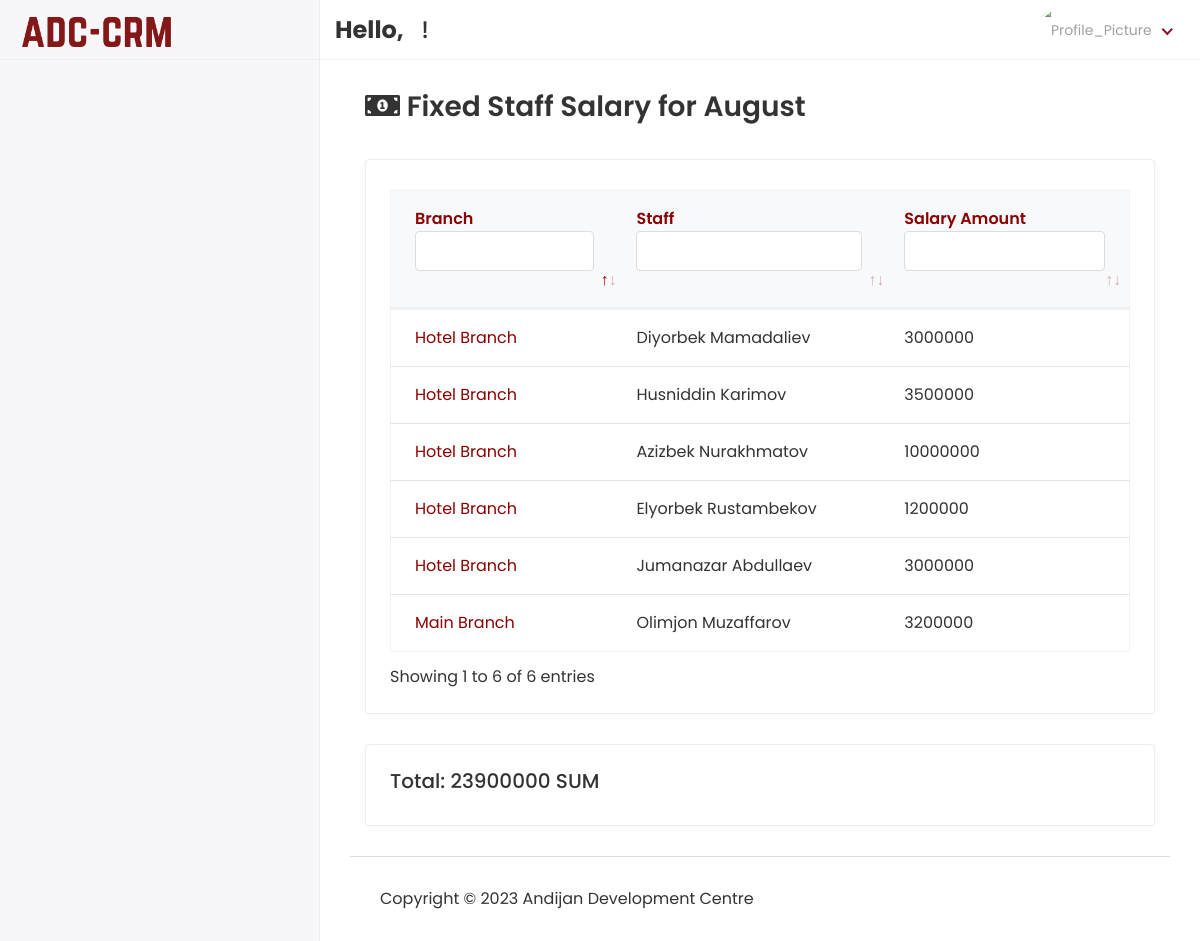
/Hod/Staff/Salary/Fixed, run on the app's committed database.
### app/models.py (models this page shows, shortened)
class Staff(models.Model):
    admin = models.OneToOneField(customUser, on_delete=models.CASCADE)
    department = models.CharField(max_length=50)
    role = models.CharField(max_length=100)
    fines = models.CharField(max_length=30, blank=True, null=True)
    bonus = models.CharField(max_length=30, blank=True, null=True)
    tax = models.CharField(max_length=30, blank=True, null=True)
    salary_type = models.CharField(max_length=30)
    branch = models.ForeignKey('Branch', on_delete=models.SET_NULL, blank=True, null=True)
    work_format = models.CharField(max_length=30)
    salary_amount = models.CharField(max_length=30)
    birth_date = models.DateTimeField(blank=True, null=True)
    status = models.CharField(max_length=20, blank=True, null=True)
    address = models.TextField(max_length=150, blank=True, null=True)
    mobile = models.CharField(max_length=20, blank=True, null=True)
    mobiletwo = models.CharField(max_length=20, blank=True, null=True)
    created_date = models.DateTimeField(auto_now_add=True)
    updated_date = models.DateTimeField(auto_now_add=True)
    class Meta:
        verbose_name_plural = "All Staff"

class Branch(models.Model):
    profile_pic = models.ImageField(upload_to='media/profile_pic', blank=True, null=True)
    name = models.CharField(max_length=100)
    address = models.CharField(max_length=255)
    phone_number = models.CharField(max_length=20)
    rooms = models.CharField(max_length=20, blank=True, null=True)
    class Meta:
        verbose_name_plural = "All Branches"

class customUser(AbstractUser):
    USER = (
        (1, 'HOD'),
        (3, 'STUDENT'),
    )
    user_type = models.CharField(choices=USER, max_length=50, default=1)
    profile_pic = models.ImageField(upload_to='media/profile_pic',blank=True, null=True)
    class Meta:
        verbose_name_plural = "All Users"

### ADC_school_project/Hod_Views.py (the view)
# urls.py: path('Hod/Staff/Salary/Fixed', Hod_Views.VIEW_FIXED_SALARY, name="view_fixed_salary"),
def VIEW_FIXED_SALARY(request):
    staff_fixed = Staff.objects.filter(salary_type="Fixed")
    current_month_name = datetime.now().strftime('%B')
    context = {
        'staff_fixed': staff_fixed,
        'current_month_name': current_month_name
    }
    return render(request, 'Hod/view_fixed_salary.html', context)

### templates/Hod/view_fixed_salary.html (shortened to what this page needs)
{% extends 'base.html' %}
{% block content %}
    <div class="content container-fluid">
               <div class="page-header">
                  <div class="row align-items-center">
                     <div class="col">
                        <h3 class="page-title"><i class="fas fa-money-bill-alt"></i> Fixed Staff Salary for {{ current_month_name }}</h3>
                     </div>
                  </div>
               </div>
               <div class="row">
                  <div class="col-sm-12">
                     <div class="card card-table">
                        <div class="card-body">
                           <div class="table-responsive table-hover">
                              <table class="data-table table" style="width: 100%; table-layout: auto;">
  <thead class="thead-light">
    <tr>
      <th style="color: darkred">Branch</th>
        <th style="color: darkred">Staff</th>
      <th style="color: darkred">Salary Amount</th>
    </tr>
  </thead>
  <tbody>
    {% for staff in staff_fixed %}
    <tr>
      <td style="color: darkred">
        {{ staff.branch.name }}
      </td>
        <td style="color: dark">
        {{ staff.admin.first_name }} {{ staff.admin.last_name }}
      </td>
      <td style="color: dark" class="salary-amount">{{ staff.salary_amount }}</td>
    </tr>
{% endfor %}
  </tbody>
</table>
                           </div>
                        </div>
                     </div>
                  </div>
               </div>
        <div class="row">
    <div class="col-sm-12">
        <div class="card">
            <div class="card-body">
                <h5 id="total-salary">Total: 0 SUM</h5>
            </div>
        </div>
    </div>
</div>
            </div>
{% endblock %}

### static/assets/css/style.css (style rules this page uses)
html { height: 100%; }
body { background-color: #fff; color: #333; font-family: 'Poppins', sans-serif; font-size: 1rem; height: 100%; line-height: 1.5; overflow-x: hidden; }
h1, h2, h3, h4, h5, h6 { font-family: 'Poppins', sans-serif; margin-top: 0; }
.table { color: #333; max-width: 100%; margin-bottom: 0; width: 100%; }
.table.dataTable { border-collapse: collapse !important; border: 1px solid rgba(0, 0, 0, 0.05); }
.table thead tr th { font-weight: 600; }
.table tbody tr { border-bottom: 1px solid rgba(0, 0, 0, 0.05); }
.card-table .card-body .table > thead > tr > th { border-top: 0; }
.card-table .card-body .table tr td:first-child, .card-table .card-body .table tr th:first-child { padding-left: 1.5rem; }
.card-table .card-body .table tr td:last-child, .card-table .card-body .table tr th:last-child { padding-right: 1.5rem; }
.card-table .table td, .card-table .table th { border-top: 1px solid #e2e5e8; padding: 1rem 0.75rem; white-space: nowrap; }
.table .thead-light th { color: #495057; background-color: #f8f9fa; border-color: #eff2f7; }
.table-responsive { display: block; width: 100%; overflow-x: auto; }
.card { border: 1px solid #ececf5; box-shadow: 0 1px 3px 0 rgba(0, 0, 0, 0.03); margin-bottom: 1.875rem; }
.card-body { padding: 1.5rem; }
.page-header { margin-bottom: 1.875rem; }
.page-title { font-size: 28px; font-weight: 600; color: #333; margin-bottom: 5px; }
th, td { white-space: nowrap; }

### data on the page
Staff: branch.name "Hotel Branch", admin.first_name "Diyorbek", admin.last_name "Mamadaliev", salary_amount "3000000"
Staff: branch.name "Main Branch", admin.first_name "Olimjon", admin.last_name "Muzaffarov", salary_amount "3200000"
Staff: branch.name "Hotel Branch", admin.first_name "Husniddin", admin.last_name "Karimov", salary_amount "3500000"
Staff: branch.name "Hotel Branch", admin.first_name "Azizbek", admin.last_name "Nurakhmatov", salary_amount "10000000"
Staff: branch.name "Hotel Branch", admin.first_name "Elyorbek", admin.last_name "Rustambekov", salary_amount "1200000"
Staff: branch.name "Hotel Branch", admin.first_name "Jumanazar", admin.last_name "Abdullaev", salary_amount "3000000"
